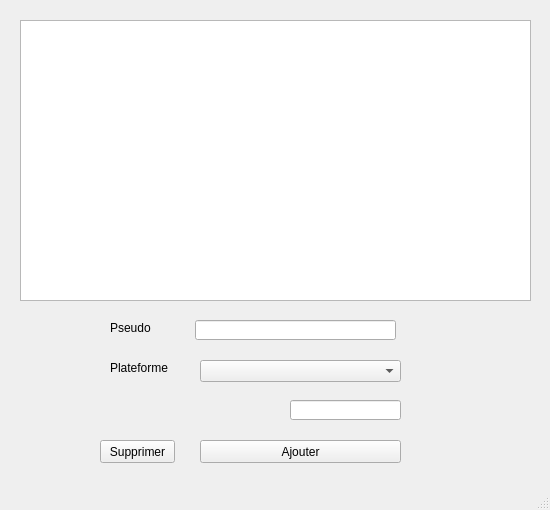
<?xml version="1.0" encoding="UTF-8"?>
<ui version="4.0">
 <class>live_alert</class>
 <widget class="QMainWindow" name="live_alert">
  <property name="enabled">
   <bool>true</bool>
  </property>
  <property name="geometry">
   <rect>
    <x>0</x>
    <y>0</y>
    <width>550</width>
    <height>510</height>
   </rect>
  </property>
  <property name="sizePolicy">
   <sizepolicy hsizetype="Minimum" vsizetype="Minimum">
    <horstretch>0</horstretch>
    <verstretch>0</verstretch>
   </sizepolicy>
  </property>
  <property name="minimumSize">
   <size>
    <width>550</width>
    <height>510</height>
   </size>
  </property>
  <property name="maximumSize">
   <size>
    <width>550</width>
    <height>510</height>
   </size>
  </property>
  <property name="windowTitle">
   <string>live_alert</string>
  </property>
  <widget class="QWidget" name="centralWidget">
   <widget class="QTableWidget" name="tab">
    <property name="enabled">
     <bool>true</bool>
    </property>
    <property name="geometry">
     <rect>
      <x>20</x>
      <y>20</y>
      <width>511</width>
      <height>281</height>
     </rect>
    </property>
    <property name="sizeIncrement">
     <size>
      <width>0</width>
      <height>1</height>
     </size>
    </property>
    <property name="focusPolicy">
     <enum>Qt::ClickFocus</enum>
    </property>
    <property name="horizontalScrollBarPolicy">
     <enum>Qt::ScrollBarAlwaysOff</enum>
    </property>
    <property name="editTriggers">
     <set>QAbstractItemView::NoEditTriggers</set>
    </property>
    <property name="tabKeyNavigation">
     <bool>false</bool>
    </property>
    <property name="showDropIndicator" stdset="0">
     <bool>false</bool>
    </property>
    <property name="dragDropOverwriteMode">
     <bool>false</bool>
    </property>
    <property name="selectionMode">
     <enum>QAbstractItemView::SingleSelection</enum>
    </property>
    <property name="selectionBehavior">
     <enum>QAbstractItemView::SelectRows</enum>
    </property>
    <property name="showGrid">
     <bool>false</bool>
    </property>
    <attribute name="horizontalHeaderVisible">
     <bool>false</bool>
    </attribute>
    <attribute name="horizontalHeaderDefaultSectionSize">
     <number>118</number>
    </attribute>
    <attribute name="horizontalHeaderHighlightSections">
     <bool>false</bool>
    </attribute>
    <attribute name="horizontalHeaderMinimumSectionSize">
     <number>35</number>
    </attribute>
    <attribute name="verticalHeaderVisible">
     <bool>false</bool>
    </attribute>
    <attribute name="verticalHeaderHighlightSections">
     <bool>false</bool>
    </attribute>
    <column>
     <property name="text">
      <string>Pseudo</string>
     </property>
    </column>
    <column>
     <property name="text">
      <string>Plateforme</string>
     </property>
    </column>
    <column>
     <property name="text">
      <string>Etat</string>
     </property>
    </column>
    <column>
     <property name="text">
      <string>Jeux</string>
     </property>
     <property name="font">
      <font>
       <pointsize>8</pointsize>
      </font>
     </property>
    </column>
   </widget>
   <widget class="QLabel" name="label">
    <property name="geometry">
     <rect>
      <x>110</x>
      <y>320</y>
      <width>42</width>
      <height>16</height>
     </rect>
    </property>
    <property name="text">
     <string>Pseudo :</string>
    </property>
   </widget>
   <widget class="QLineEdit" name="le_pseudo">
    <property name="geometry">
     <rect>
      <x>195</x>
      <y>320</y>
      <width>201</width>
      <height>20</height>
     </rect>
    </property>
   </widget>
   <widget class="QLabel" name="label_2">
    <property name="geometry">
     <rect>
      <x>110</x>
      <y>360</y>
      <width>61</width>
      <height>16</height>
     </rect>
    </property>
    <property name="text">
     <string>Plateforme :</string>
    </property>
   </widget>
   <widget class="QComboBox" name="cb_plateforme">
    <property name="geometry">
     <rect>
      <x>200</x>
      <y>360</y>
      <width>201</width>
      <height>22</height>
     </rect>
    </property>
    <item>
     <property name="text">
      <string/>
     </property>
    </item>
    <item>
     <property name="text">
      <string>Dailymotion</string>
     </property>
    </item>
    <item>
     <property name="text">
      <string>Twitch</string>
     </property>
    </item>
   </widget>
   <widget class="QLabel" name="lbl_url">
    <property name="geometry">
     <rect>
      <x>100</x>
      <y>400</y>
      <width>181</width>
      <height>21</height>
     </rect>
    </property>
    <property name="font">
     <font>
      <pointsize>8</pointsize>
     </font>
    </property>
    <property name="text">
     <string/>
    </property>
    <property name="alignment">
     <set>Qt::AlignRight|Qt::AlignTrailing|Qt::AlignVCenter</set>
    </property>
   </widget>
   <widget class="QLineEdit" name="le_url">
    <property name="enabled">
     <bool>true</bool>
    </property>
    <property name="geometry">
     <rect>
      <x>290</x>
      <y>400</y>
      <width>111</width>
      <height>20</height>
     </rect>
    </property>
    <property name="acceptDrops">
     <bool>true</bool>
    </property>
    <property name="inputMask">
     <string/>
    </property>
    <property name="frame">
     <bool>true</bool>
    </property>
    <property name="placeholderText">
     <string/>
    </property>
   </widget>
   <widget class="QPushButton" name="btn_ajout">
    <property name="geometry">
     <rect>
      <x>200</x>
      <y>440</y>
      <width>201</width>
      <height>23</height>
     </rect>
    </property>
    <property name="text">
     <string>Ajouter</string>
    </property>
   </widget>
   <widget class="QPushButton" name="btn_suppr">
    <property name="geometry">
     <rect>
      <x>100</x>
      <y>440</y>
      <width>75</width>
      <height>23</height>
     </rect>
    </property>
    <property name="text">
     <string>Supprimer</string>
    </property>
   </widget>
  </widget>
  <widget class="QStatusBar" name="statusBar"/>
 </widget>
 <layoutdefault spacing="6" margin="11"/>
 <resources/>
 <connections/>
</ui>
